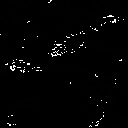

This chart was generated by the following Python code:
import cv2
import numpy as np
import matplotlib.pyplot as plt

# Read image
img = cv2.imread("imori.jpg").astype(np.float32)
H, W, C = img.shape

# Otsu binary
## Grayscale
out = 0.2126 * img[..., 2] + 0.7152 * img[..., 1] + 0.0722 * img[..., 0]
out = out.astype(np.uint8)

## Determine threshold of Otsu's binarization
max_sigma = 0
max_t = 0

for _t in range(1, 255):
    v0 = out[np.where(out < _t)[0]]
    m0 = np.mean(v0) if len(v0) > 0 else 0.
    w0 = len(v0) / (H * W)
    v1 = out[np.where(out >= _t)[0]]
    m1 = np.mean(v1) if len(v1) > 0 else 0.
    w1 = len(v1) / (H * W)
    sigma = w0 * w1 * ((m0 - m1) ** 2)
    if sigma > max_sigma:
        max_sigma = sigma
        max_t = _t

## Binarization
#print("threshold >>", max_t)
th = max_t
out[out < th] = 0
out[out >= th] = 255

# Morphology filter
MF = np.array(((0, 1, 0),
               (1, 0, 1),
               (0, 1, 0)), dtype=np.int)

# Morphology - dilate
Dil_time = 3
mor = out.copy()

for i in range(Dil_time):
    tmp = np.pad(out, (1, 1), 'edge')
    for y in range(1, H+1):
        for x in range(1, W+1):
            if np.sum(MF * tmp[y-1:y+2, x-1:x+2]) >= 255:
                mor[y-1, x-1] = 255

# Morphology - erode
Erode_time = 3

for i in range(Erode_time):
    tmp = np.pad(mor, (1, 1), 'edge')
    for y in range(1, H+1):
        for x in range(1, W+1):
            if np.sum(MF * tmp[y-1:y+2, x-1:x+2]) < 255*4:
                mor[y-1, x-1] = 0

out = mor - out
                
# Save result
cv2.imwrite("out.jpg", out)
cv2.imshow("result", out)
cv2.waitKey(0)
cv2.destroyAllWindows()
